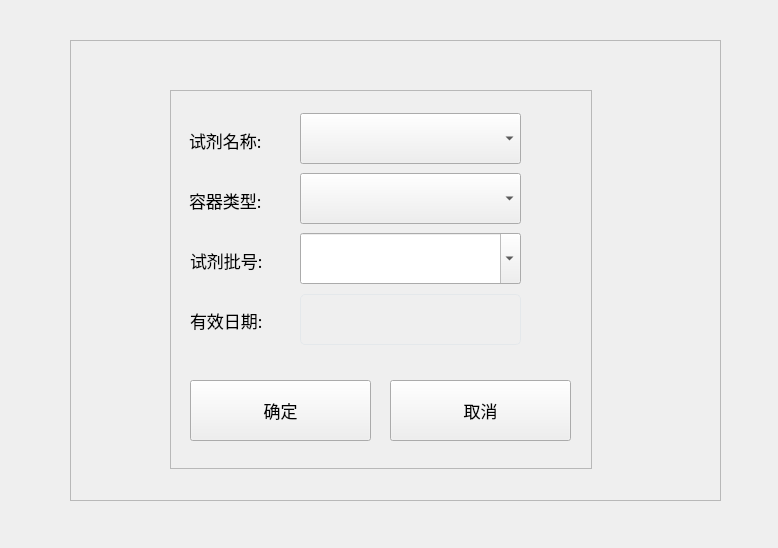
<?xml version="1.0" encoding="UTF-8"?>
<ui version="4.0">
 <class>MaskDlgReagentSetting</class>
 <widget class="QDialog" name="MaskDlgReagentSetting">
  <property name="geometry">
   <rect>
    <x>0</x>
    <y>0</y>
    <width>778</width>
    <height>548</height>
   </rect>
  </property>
  <property name="windowTitle">
   <string>Dialog</string>
  </property>
  <layout class="QVBoxLayout" name="verticalLayout">
   <property name="spacing">
    <number>0</number>
   </property>
   <property name="leftMargin">
    <number>0</number>
   </property>
   <property name="topMargin">
    <number>0</number>
   </property>
   <property name="rightMargin">
    <number>0</number>
   </property>
   <property name="bottomMargin">
    <number>0</number>
   </property>
   <item>
    <widget class="CusDialogMask" name="mask" native="true">
     <widget class="QFrame" name="display_frame">
      <property name="geometry">
       <rect>
        <x>70</x>
        <y>40</y>
        <width>651</width>
        <height>461</height>
       </rect>
      </property>
      <property name="frameShape">
       <enum>QFrame::StyledPanel</enum>
      </property>
      <property name="frameShadow">
       <enum>QFrame::Raised</enum>
      </property>
      <widget class="QFrame" name="view_frame">
       <property name="geometry">
        <rect>
         <x>100</x>
         <y>50</y>
         <width>422</width>
         <height>379</height>
        </rect>
       </property>
       <property name="styleSheet">
        <string notr="true">QFrame#frame{background:#FFFFFF;border-radius:11px;}
</string>
       </property>
       <property name="frameShape">
        <enum>QFrame::StyledPanel</enum>
       </property>
       <property name="frameShadow">
        <enum>QFrame::Raised</enum>
       </property>
       <widget class="QPushButton" name="btnSave">
        <property name="geometry">
         <rect>
          <x>20</x>
          <y>290</y>
          <width>181</width>
          <height>61</height>
         </rect>
        </property>
        <property name="font">
         <font>
          <family>苹方 粗体</family>
          <pointsize>13</pointsize>
          <weight>50</weight>
          <bold>false</bold>
          <stylestrategy>PreferDefault</stylestrategy>
         </font>
        </property>
        <property name="focusPolicy">
         <enum>Qt::NoFocus</enum>
        </property>
        <property name="styleSheet">
         <string notr="true"/>
        </property>
        <property name="text">
         <string>确定</string>
        </property>
        <property name="iconSize">
         <size>
          <width>37</width>
          <height>32</height>
         </size>
        </property>
        <property name="checkable">
         <bool>false</bool>
        </property>
        <property name="checked">
         <bool>false</bool>
        </property>
        <property name="autoExclusive">
         <bool>false</bool>
        </property>
       </widget>
       <widget class="QPushButton" name="btnCancel">
        <property name="geometry">
         <rect>
          <x>220</x>
          <y>290</y>
          <width>181</width>
          <height>61</height>
         </rect>
        </property>
        <property name="font">
         <font>
          <family>苹方 粗体</family>
          <pointsize>13</pointsize>
          <weight>50</weight>
          <bold>false</bold>
          <stylestrategy>PreferDefault</stylestrategy>
         </font>
        </property>
        <property name="focusPolicy">
         <enum>Qt::NoFocus</enum>
        </property>
        <property name="styleSheet">
         <string notr="true"/>
        </property>
        <property name="text">
         <string>取消</string>
        </property>
        <property name="iconSize">
         <size>
          <width>37</width>
          <height>32</height>
         </size>
        </property>
        <property name="checkable">
         <bool>false</bool>
        </property>
        <property name="checked">
         <bool>false</bool>
        </property>
        <property name="autoExclusive">
         <bool>false</bool>
        </property>
       </widget>
       <widget class="QLabel" name="label">
        <property name="geometry">
         <rect>
          <x>19</x>
          <y>40</y>
          <width>101</width>
          <height>21</height>
         </rect>
        </property>
        <property name="font">
         <font>
          <family>苹方 粗体</family>
          <pointsize>13</pointsize>
         </font>
        </property>
        <property name="text">
         <string>试剂名称:</string>
        </property>
       </widget>
       <widget class="QComboBox" name="cbxName">
        <property name="geometry">
         <rect>
          <x>130</x>
          <y>23</y>
          <width>221</width>
          <height>51</height>
         </rect>
        </property>
        <property name="font">
         <font>
          <family>苹方 粗体</family>
          <weight>50</weight>
          <italic>false</italic>
          <bold>false</bold>
         </font>
        </property>
        <property name="focusPolicy">
         <enum>Qt::ClickFocus</enum>
        </property>
        <property name="styleSheet">
         <string notr="true"/>
        </property>
       </widget>
       <widget class="QtMaterialFlatButton" name="btnEditBatch">
        <property name="geometry">
         <rect>
          <x>360</x>
          <y>142</y>
          <width>51</width>
          <height>51</height>
         </rect>
        </property>
        <property name="focusPolicy">
         <enum>Qt::NoFocus</enum>
        </property>
        <property name="styleSheet">
         <string notr="true"/>
        </property>
        <property name="text">
         <string/>
        </property>
        <property name="icon">
         <iconset resource="../main.qrc">
          <normaloff>:/image/edit_ico.png</normaloff>:/image/edit_ico.png</iconset>
        </property>
        <property name="iconSize">
         <size>
          <width>26</width>
          <height>26</height>
         </size>
        </property>
        <property name="flat">
         <bool>true</bool>
        </property>
       </widget>
       <widget class="QtMaterialFlatButton" name="btnCalendarSet">
        <property name="geometry">
         <rect>
          <x>360</x>
          <y>203</y>
          <width>51</width>
          <height>51</height>
         </rect>
        </property>
        <property name="focusPolicy">
         <enum>Qt::NoFocus</enum>
        </property>
        <property name="styleSheet">
         <string notr="true"/>
        </property>
        <property name="text">
         <string/>
        </property>
        <property name="icon">
         <iconset resource="../main.qrc">
          <normaloff>:/image/calendar_ico.png</normaloff>:/image/calendar_ico.png</iconset>
        </property>
        <property name="iconSize">
         <size>
          <width>26</width>
          <height>26</height>
         </size>
        </property>
        <property name="flat">
         <bool>true</bool>
        </property>
       </widget>
       <widget class="QLabel" name="label_2">
        <property name="geometry">
         <rect>
          <x>19</x>
          <y>100</y>
          <width>101</width>
          <height>21</height>
         </rect>
        </property>
        <property name="font">
         <font>
          <family>苹方 粗体</family>
          <pointsize>13</pointsize>
         </font>
        </property>
        <property name="text">
         <string>容器类型:</string>
        </property>
       </widget>
       <widget class="QComboBox" name="cbxBottleName">
        <property name="geometry">
         <rect>
          <x>130</x>
          <y>83</y>
          <width>221</width>
          <height>51</height>
         </rect>
        </property>
        <property name="font">
         <font>
          <family>苹方 粗体</family>
          <weight>50</weight>
          <italic>false</italic>
          <bold>false</bold>
         </font>
        </property>
        <property name="focusPolicy">
         <enum>Qt::ClickFocus</enum>
        </property>
        <property name="styleSheet">
         <string notr="true"/>
        </property>
       </widget>
       <widget class="QLabel" name="label_3">
        <property name="geometry">
         <rect>
          <x>20</x>
          <y>160</y>
          <width>101</width>
          <height>21</height>
         </rect>
        </property>
        <property name="font">
         <font>
          <family>苹方 粗体</family>
          <pointsize>13</pointsize>
         </font>
        </property>
        <property name="text">
         <string>试剂批号:</string>
        </property>
       </widget>
       <widget class="QComboBox" name="cbxBatch">
        <property name="geometry">
         <rect>
          <x>130</x>
          <y>143</y>
          <width>221</width>
          <height>51</height>
         </rect>
        </property>
        <property name="font">
         <font>
          <family>苹方 粗体</family>
          <weight>50</weight>
          <italic>false</italic>
          <bold>false</bold>
         </font>
        </property>
        <property name="focusPolicy">
         <enum>Qt::ClickFocus</enum>
        </property>
        <property name="styleSheet">
         <string notr="true"/>
        </property>
        <property name="editable">
         <bool>true</bool>
        </property>
       </widget>
       <widget class="QLabel" name="label_4">
        <property name="geometry">
         <rect>
          <x>20</x>
          <y>220</y>
          <width>101</width>
          <height>21</height>
         </rect>
        </property>
        <property name="font">
         <font>
          <family>苹方 粗体</family>
          <pointsize>13</pointsize>
         </font>
        </property>
        <property name="text">
         <string>有效日期:</string>
        </property>
       </widget>
       <widget class="QLineEdit" name="ldtOutDate">
        <property name="geometry">
         <rect>
          <x>130</x>
          <y>204</y>
          <width>221</width>
          <height>51</height>
         </rect>
        </property>
        <property name="font">
         <font>
          <family>苹方 粗体</family>
          <pointsize>-1</pointsize>
          <weight>50</weight>
          <italic>false</italic>
          <bold>false</bold>
         </font>
        </property>
        <property name="focusPolicy">
         <enum>Qt::ClickFocus</enum>
        </property>
        <property name="styleSheet">
         <string notr="true">border:1px solid #E4E8EB;border-radius:5px;padding:2px 4px;background-color: transparent;color:#444444;
font:18px &quot;苹方 粗体&quot;;</string>
        </property>
        <property name="text">
         <string/>
        </property>
        <property name="alignment">
         <set>Qt::AlignCenter</set>
        </property>
        <property name="readOnly">
         <bool>true</bool>
        </property>
       </widget>
       <widget class="QtMaterialFlatButton" name="btnClose">
        <property name="geometry">
         <rect>
          <x>380</x>
          <y>0</y>
          <width>41</width>
          <height>41</height>
         </rect>
        </property>
        <property name="focusPolicy">
         <enum>Qt::NoFocus</enum>
        </property>
        <property name="text">
         <string/>
        </property>
        <property name="icon">
         <iconset resource="../main.qrc">
          <normaloff>:/image/close.png</normaloff>:/image/close.png</iconset>
        </property>
        <property name="iconSize">
         <size>
          <width>13</width>
          <height>13</height>
         </size>
        </property>
        <property name="flat">
         <bool>true</bool>
        </property>
       </widget>
      </widget>
     </widget>
    </widget>
   </item>
  </layout>
 </widget>
 <customwidgets>
  <customwidget>
   <class>QtMaterialFlatButton</class>
   <extends>QPushButton</extends>
   <header>qtmaterialflatbutton.h</header>
  </customwidget>
  <customwidget>
   <class>CusDialogMask</class>
   <extends>QWidget</extends>
   <header>cusdialogmask.h</header>
   <container>1</container>
  </customwidget>
 </customwidgets>
 <resources>
  <include location="../main.qrc"/>
 </resources>
 <connections/>
</ui>
